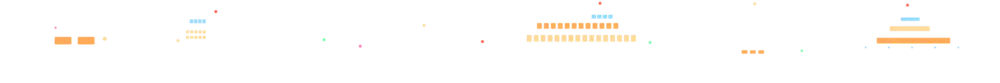
#> input picture office2d/art/harbour/boats-lit.webp, 1000 x 83 px, shrunk from 2160 x 180 before the run
$ python -i defringe.py   (imports and definitions only)
#> lines starting #> are read from the running program, lines starting #| are printed output that depends on the picture; after the words box and inside, x2 and y2 are one past the last pixel; in counts of white or black regions, pixels touching at a corner belong together
#!/usr/bin/env python3
"""Remove light/white fringe halos from alpha cutouts (straight or white-matted edges)."""
from __future__ import annotations
import sys
from pathlib import Path
import numpy as np
from PIL import Image

try:
    from scipy.ndimage import binary_dilation, distance_transform_edt
except ImportError:
    binary_dilation = None
    distance_transform_edt = None

SKIP_SUBSTR = (
    'plate-dusk', 'plate-night', 'water-mask', 'sky/', 'harbour/',
)
# masks used as clip windows keep their soft edge; bag/desk occluder masks are cutouts and should be cleaned? skip all room/masks to be safe
SKIP_DIR_PARTS = ('room/masks', 'sky')

def should_skip(p: Path) -> bool:
    s = str(p).replace('\\', '/')
    if any(x in s for x in SKIP_SUBSTR):
        return True
    if '/room/masks/' in s or '/sky/' in s or '/harbour/' in s:
        return True
    if p.name.startswith('plate-'):
        return True
    return False

def nearest_opaque_rgb(rgb: np.ndarray, alpha: np.ndarray, thresh: int = 250):
    opaque = alpha >= thresh
    if not opaque.any():
        return rgb
    if distance_transform_edt is None:
        # cheap fallback: box-propagate by max-filter on a label
        return rgb
    inv = ~opaque
    _, inds = distance_transform_edt(inv, return_indices=True)
    return rgb[inds[0], inds[1]]

def inward_rgb(rgb, alpha, steps=4, thresh=250):
    """Colour a few pixels into the opaque interior, not just the (often light) silhouette rim."""
    opaque = alpha >= thresh
    if not opaque.any() or distance_transform_edt is None:
        return nearest_opaque_rgb(rgb, alpha, thresh)
    inside = opaque
    if binary_dilation is not None:
        trans = ~opaque
        rim = binary_dilation(trans, iterations=steps)
        inside = opaque & ~rim
    if not inside.any():
        return nearest_opaque_rgb(rgb, alpha, thresh)
    inv = ~inside
    _, inds = distance_transform_edt(inv, return_indices=True)
    return rgb[inds[0], inds[1]]


def defringe_arr(a: np.ndarray) -> tuple[np.ndarray, int]:
    rgb = a[..., :3].astype(np.float32)
    alpha = a[..., 3].astype(np.float32)
    if (alpha < 8).all() or (alpha >= 250).all():
        return a, 0
    near = nearest_opaque_rgb(rgb, alpha)
    inward = inward_rgb(rgb, alpha, steps=4)
    near_lum = near.mean(axis=2)
    in_lum = inward.mean(axis=2)
    # only the soft edge: keep opaque pixels (highlights, flyaway hair) intact
    semi = (alpha > 0) & (alpha < 250)
    n = 0
    if semi.any():
        pick = np.where((in_lum <= near_lum)[..., None], inward, near)
        rgb[semi] = pick[semi]
        n += int(semi.sum())
    out = a.copy()
    out[..., :3] = np.clip(rgb, 0, 255).astype(np.uint8)
    return out, n


def process(path: Path, dry=False) -> str:
#> called with dry = False
    im = Image.open(path)
#> im is the input picture: PIL image 1000x83 RGBA; mean R, G, B, A 30.5, 26.9, 22.3, 6.5
    if im.mode not in ('RGBA', 'LA') and 'transparency' not in im.info:
        # try anyway if webp/png might have alpha
        im2 = im.convert('RGBA')
        if np.array(im2.split()[-1]).min() >= 250:
            return f'SKIP opaque {path}'
        im = im2
    else:
        im = im.convert('RGBA')
    arr = np.array(im)
    new, n = defringe_arr(arr)
#> in defringe_arr, `alpha = a[..., 3].astype(np.float32)`:
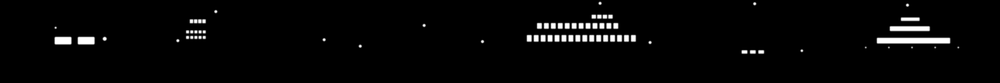
#> alpha: shape (83, 1000) float32; min 0, max 255, mean 6.5
#> in nearest_opaque_rgb, `opaque = alpha >= thresh`:
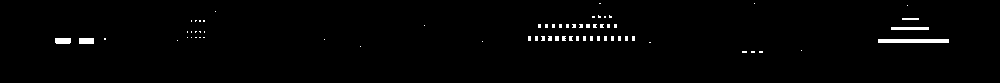
#> opaque: shape (83, 1000) bool; 1.4% white; 66 white regions (60 under 20 px), largest, box (x1, y1, x2, y2) and area: (878, 39, 949, 43) 284, (891, 27, 929, 30) 114, (55, 38, 71, 44) 94, (79, 38, 94, 44) 90, (902, 18, 919, 20) 34, (555, 36, 559, 41) 20
#> in nearest_opaque_rgb, `return rgb[inds[0], inds[1]]`:
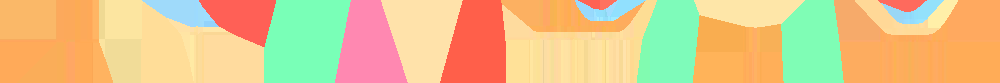
#> returned value: shape (83, 1000, 3) float32; mean of channels 0, 1, 2 226.8, 196.7, 138.5; drawn as R, G, B
#> in inward_rgb, `rim = binary_dilation(trans, iterations=steps)`: rim: shape (83, 1000) bool; every value is 1
#> in inward_rgb, `inside = opaque & ~rim`: inside: shape (83, 1000) bool; every value is 0
#> in defringe_arr, `near_lum = near.mean(axis=2)`:
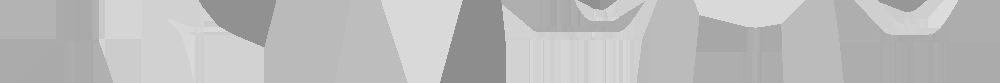
#> near_lum: shape (83, 1000) float32; min 141.3, max 220.7, mean 187.3
#> in defringe_arr, `semi = (alpha > 0) & (alpha < 250)`:
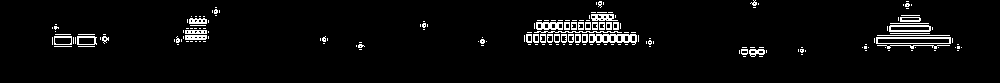
#> semi: shape (83, 1000) bool; 4% white in thin lines or dots, all inside (x1, y1, x2, y2) = (52, 0, 962, 57)
#> in defringe_arr, `rgb[semi] = pick[semi]`:
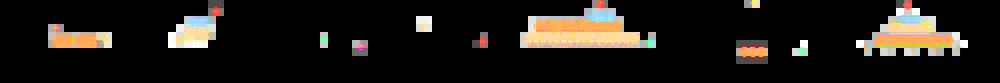
#> rgb: shape (83, 1000, 3) float32; mean R, G, B 30.8, 27.1, 22.4
#> in defringe_arr, `n += int(semi.sum())`: n = 3313
#> in defringe_arr, `out[..., :3] = np.clip(rgb, 0, 255).astype(np.uint8)`:
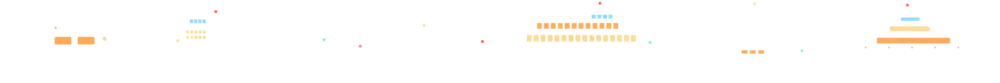
#> out: shape (83, 1000, 4); 3.95% of pixels changed, all inside (x1, y1, x2, y2) = (52, 0, 962, 57); transparent parts drawn white
#> n = 3313
    if n == 0:
        return f'OK 0 {path}'
    if not dry:
        Image.fromarray(new, 'RGBA').save(path)
    return f'FIX {n} {path}'

def main(roots, dry=False):
    exts = {'.png', '.webp'}
    files = []
    for root in roots:
        r = Path(root)
        if r.is_file():
            if r.suffix.lower() in exts and not should_skip(r):
                files.append(r)
            continue
        for p in sorted(r.rglob('*')):
            if p.suffix.lower() in exts and p.is_file() and not should_skip(p):
                files.append(p)
    print(f'{len(files)} files', flush=True)
    for p in files:
        try:
            print(process(p, dry=dry), flush=True)
        except Exception as e:
            print(f'ERR {p}: {e}', flush=True)

# [4 lines not run here, left out]

>>> result = process('../../office2d/art/harbour/boats-lit.webp')
